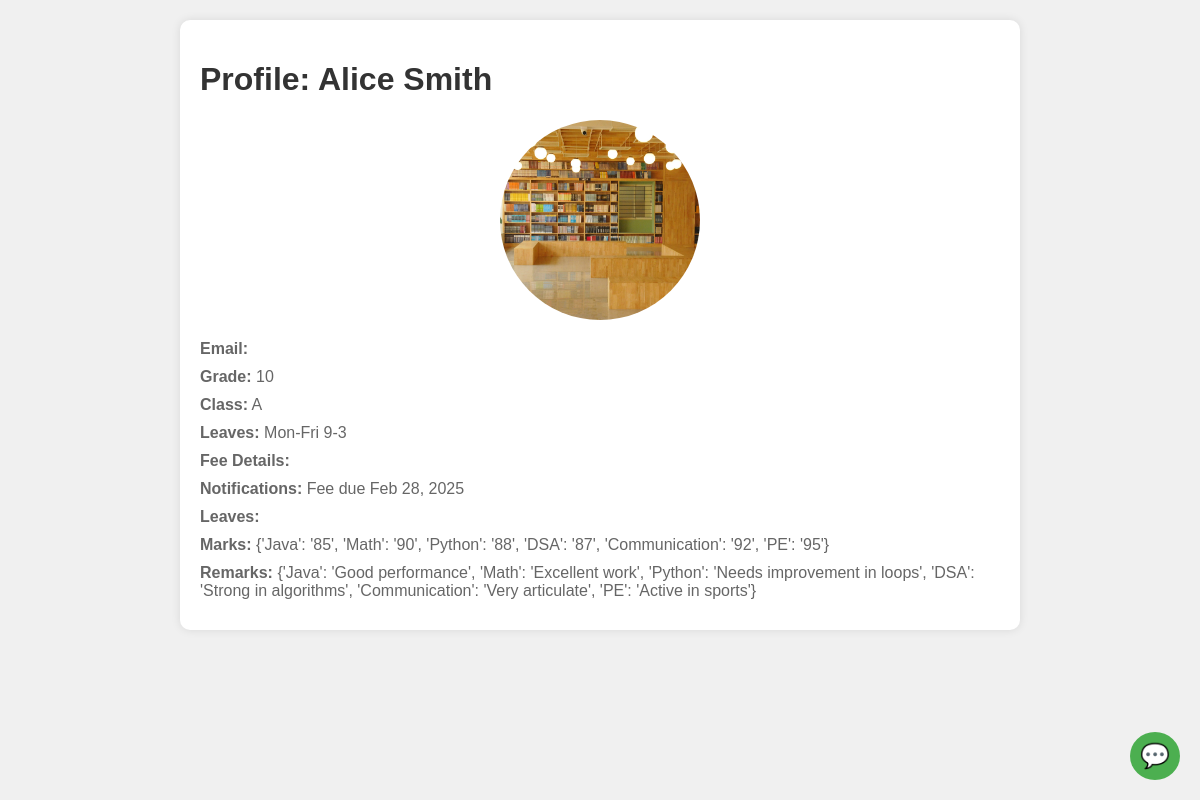
Screenshot of /teacher/student_profile?student_id=1&teacher_email=rohith@cambridge.edu.in (signed in) with the database file from the repository.
### tables this page shows
CREATE TABLE students (
        id INTEGER PRIMARY KEY AUTOINCREMENT,
        name TEXT,
        email TEXT UNIQUE,
        password TEXT,
        profile_data TEXT,
        profile_image TEXT DEFAULT 'default.jpg',
        class_timetable TEXT DEFAULT '10B.jpg'
    );

### app.py (the view)
@app.route('/teacher/student_profile')
@with_db
def teacher_student_profile(cursor):
    student_id = request.args.get('student_id')
    teacher_email = request.args.get('teacher_email') or session.get('user_id')
    if not teacher_email or not session.get('user_type') == 'teacher':
        flash("Access denied. Please log in as a teacher.", "error")
        return redirect('/teacher/login')
    cursor.execute('SELECT name, profile_data, profile_image, class_timetable FROM students WHERE id=?', (student_id,))
    student = cursor.fetchone()
    if student:
        name, profile_data, profile_image, class_timetable = student
        profile_data = json.loads(profile_data) if profile_data else {"notifications": [], "messages": [], "phone_number": "", "grade": "", "class": ""}  # Parse JSON or default
        cursor.execute('SELECT t.name, tr.marks, tr.remarks FROM test_results tr JOIN tests t ON tr.test_id = t.id WHERE tr.student_id = ? ORDER BY tr.timestamp DESC', (student_id,))
        test_results = cursor.fetchall()
        cursor.execute('SELECT achievement, teacher_name, timestamp FROM extracurricular_updates WHERE student_id = ?', (student_id,))
        extracurricular_updates = cursor.fetchall()
        cursor.execute('SELECT status, date FROM attendance WHERE student_id = ? AND date = ?', (student_id, datetime.now().strftime('%Y-%m-%d')))
        attendance = cursor.fetchone()
        return render_template('teacher_student_profile.html', name=name, profile_data=profile_data, profile_image=profile_image, teacher_email=teacher_email, class_timetable=class_timetable, test_results=test_results, extracurricular_updates=extracurricular_updates, attendance=attendance)
    flash("Student not found", "error")
    return jsonify({"error": "Student not found"}), 404

### app.py (called while the page is built)
def get_db():
    if not hasattr(_local, "conn"):
        _local.conn = sqlite3.connect('school.db', check_same_thread=False)
        _local.conn.row_factory = sqlite3.Row
    return _local.conn

def get_cursor():
    return get_db().cursor()

def with_db(f):
    @wraps(f)
    def decorated_function(*args, **kwargs):
        conn = get_db()
        cursor = get_cursor()
        try:
            return f(cursor, *args, **kwargs)
        finally:
            cursor.close()
    return decorated_function

### templates/teacher_student_profile.html (shortened to what this page needs)
<!DOCTYPE html>
<html>
<head>
</head>
<body>
    <div class="profile-container">
        <h1>Profile: {{ name }}</h1>
        <img src="/uploads/{{ profile_image }}" alt="Profile Image" class="profile-image">
        <div class="profile-details">
            <p><strong>Email:</strong> {{ email }}</p>
            <p><strong>Grade:</strong> {{ profile_data.grade }}</p>
            <p><strong>Class:</strong> {{ profile_data.class }}</p>
            <p><strong>Leaves:</strong> {{ profile_data.timetable }}</p>
            <p><strong>Fee Details:</strong> {{ profile_data.fees }}</p>
            <p><strong>Notifications:</strong> {{ profile_data.notifications }}</p>
            <p><strong>Leaves:</strong> {{ profile_data.leaves }}</p>
            {% if profile_data.marks %}
                <p><strong>Marks:</strong> {{ profile_data.marks }}</p>
                <p><strong>Remarks:</strong> {{ profile_data.remarks }}</p>
            {% endif %}
        </div>
    </div>
    <div id="chatbot-icon">💬</div>
</body>
</html>

### templates/teacher_student_profile.html (style rules this page uses)
body { font-family: Arial, sans-serif; background-color: #f0f0f0; margin: 0; padding: 20px; }
.profile-container { max-width: 800px; margin: 0 auto; background-color: white; padding: 20px; border-radius: 10px; box-shadow: 0 0 10px rgba(0,0,0,0.1); }
.profile-container h1 { color: #333; }
.profile-image { width: 200px; height: 200px; border-radius: 50%; object-fit: cover; margin: 20px auto; display: block; }
.profile-details { margin-top: 20px; }
.profile-details p { margin: 10px 0; color: #666; }
#chatbot-icon { position: fixed; bottom: 20px; right: 20px; font-size: 24px; background-color: #4CAF50; color: white; padding: 10px; border-radius: 50%; cursor: pointer; }

### rows the page displays
students: name "Alice Smith", profile_image (picture)

### other values shown
{{ profile_data.grade }} "10"
{{ profile_data.class }} "A"
{{ profile_data.timetable }} "Mon-Fri 9-3"
{{ profile_data.notifications }} "Fee due Feb 28, 2025"
{{ profile_data.marks }} "{'Java': '85', 'Math': '90', 'Python': '88', 'DSA': '87', 'Communication': '92', 'PE': '95'}"
{{ profile_data.remarks }} "{'Java': 'Good performance', 'Math': 'Excellent work', 'Python': 'Needs improvement in loops', 'DSA': 'Strong in algorithms', 'Communication': 'Very articulate', 'PE': 'Active in sports'}"
